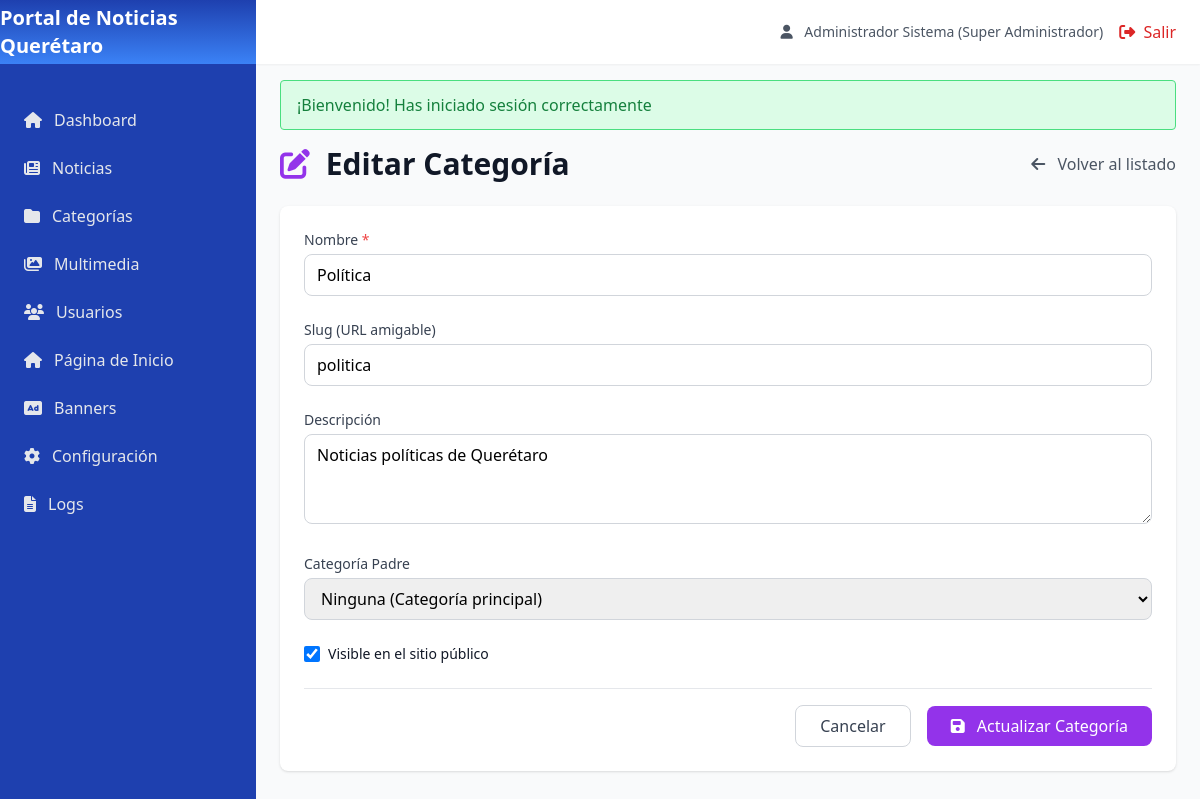
Page /categoria_editar.php?id=1 (signed in) on the committed database.
### tables this page shows
CREATE TABLE IF NOT EXISTS `configuracion` (
  `id` int(11) NOT NULL AUTO_INCREMENT,
  `clave` varchar(100) NOT NULL,
  `valor` text,
  `tipo` varchar(50) DEFAULT 'texto',
  `grupo` varchar(50) DEFAULT 'general',
  `descripcion` varchar(255) DEFAULT NULL,
  PRIMARY KEY (`id`),
  UNIQUE KEY `clave` (`clave`)
);

CREATE TABLE IF NOT EXISTS `categorias` (
  `id` int(11) NOT NULL AUTO_INCREMENT,
  `nombre` varchar(100) NOT NULL,
  `slug` varchar(100) NOT NULL,
  `descripcion` text,
  `padre_id` int(11) DEFAULT NULL,
  `orden` int(11) DEFAULT 0,
  `visible` tinyint(1) DEFAULT 1,
  `editor_responsable_id` int(11) DEFAULT NULL,
  `fecha_creacion` datetime DEFAULT CURRENT_TIMESTAMP,
  `fecha_modificacion` datetime DEFAULT CURRENT_TIMESTAMP ON UPDATE CURRENT_TIMESTAMP,
  PRIMARY KEY (`id`),
  UNIQUE KEY `slug` (`slug`),
  KEY `padre_id` (`padre_id`),
  KEY `editor_responsable_id` (`editor_responsable_id`)
);

### config/bootstrap.php (called while the page is built, shortened)
<?php
spl_autoload_register(function ($class) {
    $paths = [
        __DIR__ . '/../config/',
        __DIR__ . '/../app/models/',
        __DIR__ . '/../app/controllers/',
    ];
    foreach ($paths as $path) {
        $file = $path . $class . '.php';
        if (file_exists($file)) {
            return;
        }
    }
});
function url($path = '') {
    return BASE_URL . '/' . ltrim($path, '/');
}
function e($string) {
    return htmlspecialchars($string ?? '', ENT_QUOTES, 'UTF-8');
}
function getFlash($type) {
    if (isset($_SESSION['flash'][$type])) {
        $message = $_SESSION['flash'][$type];
        return $message;
    }
    return null;
}
function isAuthenticated() {
    return isset($_SESSION['usuario_id']) && !empty($_SESSION['usuario_id']);
}
function getCurrentUser() {
    if (isAuthenticated()) {
        return [
            'id' => $_SESSION['usuario_id'],
            'nombre' => $_SESSION['usuario_nombre'] ?? '',
            'email' => $_SESSION['usuario_email'] ?? '',
            'rol' => $_SESSION['usuario_rol'] ?? '',
            'rol_id' => $_SESSION['usuario_rol_id'] ?? null,
        ];
    }
    return null;
}
function hasPermission($permission) {
    $permisos = json_decode($_SESSION['usuario_permisos'] ?? '[]', true);
    if (in_array('all', $permisos)) {
        return true;
    }
    return in_array($permission, $permisos);
}

### config/Database.php (called while the page is built, shortened)
<?php
class Database {
    private static $instance = null;
    private $connection;
    private function __construct() {
        try {
            $dsn = "mysql:host=" . DB_HOST . ";dbname=" . DB_NAME . ";charset=" . DB_CHARSET;
            $options = [
                PDO::ATTR_ERRMODE => PDO::ERRMODE_EXCEPTION,
                PDO::ATTR_DEFAULT_FETCH_MODE => PDO::FETCH_ASSOC,
                PDO::ATTR_EMULATE_PREPARES => false,
            ];
            $this->connection = new PDO($dsn, DB_USER, DB_PASS, $options);
        } catch (PDOException $e) {
            die("Error de conexión: " . $e->getMessage());
        }
    }
    public static function getInstance() {
        if (self::$instance === null) {
            self::$instance = new self();
        }
        return self::$instance;
    }
    public function getConnection() {
        return $this->connection;
    }
}

### app/models/Categoria.php (called while the page is built, shortened)
<?php
class Categoria {
    private $db;
    private $table = 'categorias';
    public function __construct() {
        $this->db = Database::getInstance()->getConnection();
    }
    public function getById($id) {
        $query = "SELECT c.*, u.nombre as editor_nombre, u.apellidos as editor_apellidos,
                         p.nombre as padre_nombre
                  FROM {$this->table} c
                  LEFT JOIN usuarios u ON c.editor_responsable_id = u.id
                  LEFT JOIN {$this->table} p ON c.padre_id = p.id
                  WHERE c.id = :id";
        $stmt = $this->db->prepare($query);
        $stmt->execute(['id' => $id]);
        return $stmt->fetch();
    }
}

### app/models/Configuracion.php (called while the page is built, shortened)
<?php
class Configuracion {
    private $db;
    private $table = 'configuracion';
    public function __construct() {
        $this->db = Database::getInstance()->getConnection();
    }
    public function getByGrupo($grupo) {
        $query = "SELECT * FROM {$this->table} WHERE grupo = :grupo ORDER BY clave";
        $stmt = $this->db->prepare($query);
        $stmt->execute(['grupo' => $grupo]);
        $result = [];
        foreach ($stmt->fetchAll() as $row) {
            $result[$row['clave']] = $row;
        }
        return $result;
    }
}

### categoria_editar.php (the view, shortened to what this page needs)
<?php
require_once __DIR__ . '/config/bootstrap.php';
$categoriaModel = new Categoria();
$categoriaId = $_GET['id'] ?? null;
$categoria = $categoriaModel->getById($categoriaId);
?>
<div class="space-y-6">
    <div class="flex items-center justify-between">
        <h1 class="text-3xl font-bold text-gray-900">
            <i class="fas fa-edit mr-2 text-purple-600"></i>
            Editar Categoría
        </h1>
        <a href="<?php echo url('categorias.php'); ?>" class="text-gray-600 hover:text-gray-900">
            <i class="fas fa-arrow-left mr-2"></i>
            Volver al listado
        </a>
    </div>
    <div class="bg-white rounded-lg shadow p-6">
        <form method="POST" action="" class="space-y-6">
            <div>
                <label class="block text-sm font-medium text-gray-700 mb-1">
                    Nombre <span class="text-red-500">*</span>
                </label>
                <input type="text" name="nombre" required value="<?php echo e($categoria['nombre']); ?>"
                       class="w-full border border-gray-300 rounded-lg px-3 py-2 focus:outline-none focus:ring-2 focus:ring-purple-500">
            </div>
            <div>
                <label class="block text-sm font-medium text-gray-700 mb-1">
                    Slug (URL amigable)
                </label>
                <input type="text" name="slug" value="<?php echo e($categoria['slug']); ?>"
                       class="w-full border border-gray-300 rounded-lg px-3 py-2 focus:outline-none focus:ring-2 focus:ring-purple-500"
                       placeholder="Se genera automáticamente si se deja vacío">
            </div>
            <div>
                <label class="block text-sm font-medium text-gray-700 mb-1">
                    Descripción
                </label>
                <textarea name="descripcion" rows="3"
                          class="w-full border border-gray-300 rounded-lg px-3 py-2 focus:outline-none focus:ring-2 focus:ring-purple-500"><?php echo e($categoria['descripcion'] ?? ''); ?></textarea>
            </div>
            <div>
                <label class="block text-sm font-medium text-gray-700 mb-1">
                    Categoría Padre
                </label>
                <select name="padre_id"
                        class="w-full border border-gray-300 rounded-lg px-3 py-2 focus:outline-none focus:ring-2 focus:ring-purple-500">
                    <option value="">Ninguna (Categoría principal)</option>
                </select>
            </div>
            <div class="flex items-center">
                <input type="checkbox" name="visible" id="visible" value="1" <?php echo $categoria['visible'] ? 'checked' : ''; ?>
                       class="h-4 w-4 text-purple-600 focus:ring-purple-500 border-gray-300 rounded">
                <label for="visible" class="ml-2 block text-sm text-gray-900">
                    Visible en el sitio público
                </label>
            </div>
            <div class="flex items-center justify-end space-x-4 pt-4 border-t">
                <a href="<?php echo url('categorias.php'); ?>"
                   class="px-6 py-2 border border-gray-300 rounded-lg text-gray-700 hover:bg-gray-50 transition-colors">
                    Cancelar
                </a>
                <button type="submit"
                        class="px-6 py-2 bg-purple-600 text-white rounded-lg hover:bg-purple-700 transition-colors">
                    <i class="fas fa-save mr-2"></i>
                    Actualizar Categoría
                </button>
            </div>
        </form>
    </div>
</div>
<?php
$content = ob_get_clean();
include __DIR__ . '/app/views/layouts/main.php';
?>

### app/views/layouts/main.php (shortened to what this page needs)
<!DOCTYPE html>
<html lang="es">
<head>
    <?php
    if (isAuthenticated()) {
        $configuracionModel = new Configuracion();
        $configGeneral = $configuracionModel->getByGrupo('general');
    ?>
    <?php
    }
    ?>
    <script src="https://cdn.tailwindcss.com"></script>
    <link rel="stylesheet" href="https://cdnjs.cloudflare.com/ajax/libs/font-awesome/6.4.0/css/all.min.css">
    <link href="https://unpkg.com/aos@2.3.1/dist/aos.css" rel="stylesheet">
    <?php
    if (isAuthenticated()) {
        $configuracionModel = new Configuracion();
        $configGeneral = $configuracionModel->getByGrupo('general');
        $nombreSitio = $configGeneral['nombre_sitio']['valor'] ?? 'CMS Noticias';
        $logoSitio = $configGeneral['logo_sitio']['valor'] ?? null;
    }
    ?>
</head>
<body class="bg-gray-50">
    <?php if (isAuthenticated()): ?>
        <div class="fixed inset-y-0 left-0 w-64 sidebar-bg text-white transform -translate-x-full lg:translate-x-0 transition-transform duration-300 ease-in-out z-30" id="sidebar">
            <div class="flex items-center justify-center h-16 sidebar-header-bg">
                <?php if (!empty($logoSitio)): ?>
                <img src="<?php echo e(BASE_URL . $logoSitio); ?>" alt="<?php echo e($nombreSitio); ?>" class="h-10" loading="eager">
                <?php else: ?>
                <h1 class="text-xl font-bold"><?php echo e($nombreSitio ?? 'CMS Noticias'); ?></h1>
                <?php endif; ?>
            </div>
            <nav class="mt-8">
                <a href="<?php echo url('dashboard.php'); ?>" class="flex items-center px-6 py-3 text-gray-200 hover:text-white sidebar-link">
                    <i class="fas fa-home mr-3"></i>
                    Dashboard
                </a>
                <?php if (hasPermission('noticias') || hasPermission('all')): ?>
                <a href="<?php echo url('noticias.php'); ?>" class="flex items-center px-6 py-3 text-gray-200 hover:text-white sidebar-link">
                    <i class="fas fa-newspaper mr-3"></i>
                    Noticias
                </a>
                <?php endif; ?>
                <?php if (hasPermission('categorias') || hasPermission('all')): ?>
                <a href="<?php echo url('categorias.php'); ?>" class="flex items-center px-6 py-3 text-gray-200 hover:text-white sidebar-link">
                    <i class="fas fa-folder mr-3"></i>
                    Categorías
                </a>
                <?php endif; ?>
                <?php if (hasPermission('multimedia') || hasPermission('all')): ?>
                <a href="<?php echo url('multimedia.php'); ?>" class="flex items-center px-6 py-3 text-gray-200 hover:text-white sidebar-link">
                    <i class="fas fa-images mr-3"></i>
                    Multimedia
                </a>
                <?php endif; ?>
                <?php if (hasPermission('usuarios') || hasPermission('all')): ?>
                <a href="<?php echo url('usuarios.php'); ?>" class="flex items-center px-6 py-3 text-gray-200 hover:text-white sidebar-link">
                    <i class="fas fa-users mr-3"></i>
                    Usuarios
                </a>
                <?php endif; ?>
                <?php if (hasPermission('configuracion') || hasPermission('all')): ?>
                <a href="<?php echo url('pagina_inicio.php'); ?>" class="flex items-center px-6 py-3 text-gray-200 hover:text-white sidebar-link">
                    <i class="fas fa-home mr-3"></i>
                    Página de Inicio
                </a>
                <a href="<?php echo url('banners.php'); ?>" class="flex items-center px-6 py-3 text-gray-200 hover:text-white sidebar-link">
                    <i class="fas fa-ad mr-3"></i>
                    Banners
                </a>
                <a href="<?php echo url('configuracion.php'); ?>" class="flex items-center px-6 py-3 text-gray-200 hover:text-white sidebar-link">
                    <i class="fas fa-cog mr-3"></i>
                    Configuración
                </a>
                <?php endif; ?>
                <?php if (hasPermission('logs') || hasPermission('all')): ?>
                <a href="<?php echo url('logs.php'); ?>" class="flex items-center px-6 py-3 text-gray-200 hover:text-white sidebar-link">
                    <i class="fas fa-file-alt mr-3"></i>
                    Logs
                </a>
                <?php endif; ?>
            </nav>
        </div>
        <div class="lg:ml-64">
            <header class="bg-white shadow-sm h-16 fixed top-0 right-0 left-0 lg:left-64 z-20">
                <div class="flex items-center justify-between h-full px-6">
                    <div class="flex items-center space-x-4">
                        <span class="text-sm text-gray-600">
                            <i class="fas fa-user mr-2"></i>
                            <?php
                            $user = getCurrentUser();
                            echo e($user['nombre'] . ' (' . $user['rol'] . ')');
                            ?>
                        </span>
                        <a href="<?php echo url('logout.php'); ?>" class="text-red-600 hover:text-red-800">
                            <i class="fas fa-sign-out-alt mr-1"></i>
                            Salir
                        </a>
                    </div>
                </div>
            </header>
            <main class="pt-20 px-6 pb-6">
                <?php
                $success = getFlash('success');
                ?>
                <?php if ($success): ?>
                <div class="mb-4 bg-green-100 border border-green-400 text-green-700 px-4 py-3 rounded relative" role="alert">
                    <span class="block sm:inline"><?php echo e($success); ?></span>
                </div>
                <?php endif; ?>
                <?php echo $content ?? ''; ?>
            </main>
        </div>
    <?php else: ?>
        <?php echo $content ?? ''; ?>
    <?php endif; ?>
</body>
</html>

### rows in the picture
configuracion: valor "Portal de Noticias Querétaro"
categorias: nombre "Política", slug "politica", descripcion "Noticias políticas de Querétaro", visible "☑"

### other values in the picture
$user['nombre'] . ' (' . $user['rol'] . ')' "Administrador Sistema (Super Administrador)"
$success "¡Bienvenido! Has iniciado sesión correctamente"
